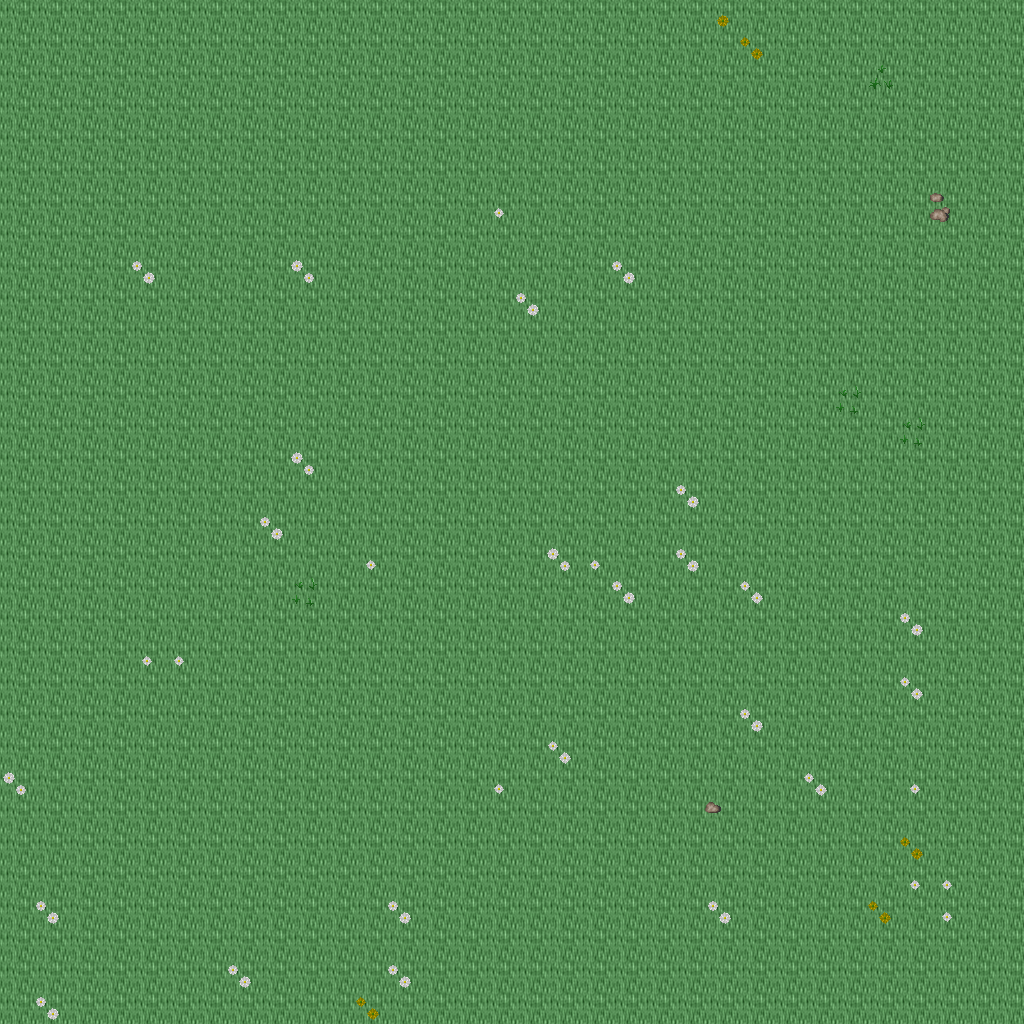

This is a level from a 2D game, rendered from its Tiled map with the project's own tilesets. A one-line summary and the map file follow, with tile-layer data summarised:
An orthogonal 32x32 tile map with 32x32 px tiles, 5 tile layers (Ground, Objects, Objects2, Above, ...), 1 hidden layer not drawn, 35 tilesets.

<map version="1.10" tiledversion="1.11.0" orientation="orthogonal" renderorder="right-down" width="32" height="32" tilewidth="32" tileheight="32" infinite="0" nextlayerid="11" nextobjectid="1">
 <tileset firstgid="1" name="ground_ground" tilewidth="32" tileheight="32" tilecount="33" columns="3">
  <image source="../drawable/ground_ground.png" width="96" height="352" />
 </tileset>
 <tileset firstgid="34" name="ground_ice_ice" tilewidth="32" tileheight="32" tilecount="3" columns="3">
  <image source="../drawable/ground_ice_ice.png" width="96" height="32" />
 </tileset>
 <tileset firstgid="37" name="plant_flower_daisy_white" tilewidth="32" tileheight="32" tilecount="8" columns="2">
  <image source="../drawable/plant_flower_daisy_white.png" width="64" height="128" />
 </tileset>
 <tileset firstgid="45" name="ground_rock_pebbles" tilewidth="32" tileheight="32" tilecount="3" columns="1">
  <image source="../drawable/ground_rock_pebbles.png" width="32" height="96" />
 </tileset>
 <tileset firstgid="48" name="plant_grasses" tilewidth="32" tileheight="32" tilecount="6" columns="3">
  <image source="../drawable/plant_grasses.png" width="96" height="64" />
 </tileset>
 <tileset firstgid="54" name="plant_leaves" tilewidth="32" tileheight="32" tilecount="8" columns="4">
  <image source="../drawable/plant_leaves.png" width="128" height="64" />
 </tileset>
 <tileset firstgid="62" name="ground_grass_edges" tilewidth="32" tileheight="32" tilecount="36" columns="12">
  <image source="../drawable/ground_grass_edges.png" width="384" height="96" />
 </tileset>
 <tileset firstgid="98" name="plant_flower_daisy_yellow" tilewidth="32" tileheight="32" tilecount="8" columns="2">
  <image source="../drawable/plant_flower_daisy_yellow.png" width="64" height="128" />
 </tileset>
 <tileset firstgid="106" name="plant_bush_bushes" tilewidth="32" tileheight="32" tilecount="10" columns="5">
  <image source="../drawable/plant_bush_bushes.png" width="160" height="64" />
 </tileset>
 <tileset firstgid="116" name="plant_stump_stump_brown" tilewidth="32" tileheight="32" tilecount="4" columns="2">
  <image source="../drawable/plant_stump_stump_brown.png" width="64" height="64" />
 </tileset>
 <tileset firstgid="120" name="plant_stump_stump_green" tilewidth="32" tileheight="32" tilecount="4" columns="2">
  <image source="../drawable/plant_stump_stump_green.png" width="64" height="64" />
 </tileset>
 <tileset firstgid="124" name="item_pot_pot_golden" tilewidth="32" tileheight="32" tilecount="4" columns="4">
  <image source="../drawable/item_pot_pot_golden.png" width="128" height="32" />
 </tileset>
 <tileset firstgid="128" name="plant_tree_tree_darkgreen" tilewidth="32" tileheight="32" tilecount="88" columns="8">
  <image source="../drawable/plant_tree_tree_darkgreen.png" width="256" height="352" />
 </tileset>
 <tileset firstgid="216" name="plant_flower_daisy_blue" tilewidth="32" tileheight="32" tilecount="8" columns="2">
  <image source="../drawable/plant_flower_daisy_blue.png" width="64" height="128" />
 </tileset>
 <tileset firstgid="224" name="ground_water_water_bubbles" tilewidth="32" tileheight="32" tilecount="32" columns="8">
  <image source="../drawable/ground_water_water_bubbles.png" width="256" height="128" />
 </tileset>
 <tileset firstgid="256" name="ground_water_pool" tilewidth="32" tileheight="32" tilecount="72" columns="3">
  <image source="../drawable/ground_water_pool.png" width="96" height="768" />
 </tileset>
 <tileset firstgid="328" name="building_castle" tilewidth="32" tileheight="32" tilecount="320" columns="20">
  <image source="../drawable/building_castle.png" width="640" height="512" />
 </tileset>
 <tileset firstgid="648" name="ground_cobbled_paving" tilewidth="32" tileheight="32" tilecount="1" columns="1">
  <image source="../drawable/ground_cobbled_paving.png" width="32" height="32" />
 </tileset>
 <tileset firstgid="649" name="ground_grass_corners" tilewidth="32" tileheight="32" tilecount="24" columns="6">
  <image source="../drawable/ground_grass_corners.png" width="192" height="128" />
 </tileset>
 <tileset firstgid="673" name="building_fence_fence_chunky" tilewidth="32" tileheight="32" tilecount="21" columns="3">
  <image source="../drawable/building_fence_fence_chunky.png" width="96" height="224" />
 </tileset>
 <tileset firstgid="694" name="item_sign_large" tilewidth="32" tileheight="32" tilecount="15" columns="5">
  <image source="../drawable/item_sign_large.png" width="160" height="96" />
 </tileset>
 <tileset firstgid="709" name="building_decoration_fancy_gate" tilewidth="32" tileheight="32" tilecount="12" columns="3">
  <image source="../drawable/building_decoration_fancy_gate.png" width="96" height="128" />
 </tileset>
 <tileset firstgid="721" name="logic_creature_rodent" tilewidth="32" tileheight="32" tilecount="8" columns="8">
  <image source="../drawable/logic_creature_rodent.png" width="256" height="32" />
 </tileset>
 <tileset firstgid="729" name="logic_creature_animal" tilewidth="32" tileheight="32" tilecount="32" columns="8">
  <image source="../drawable/logic_creature_animal.png" width="256" height="128" />
 </tileset>
 <tileset firstgid="761" name="logic_item_mushroom" tilewidth="32" tileheight="32" tilecount="6" columns="6">
  <image source="../drawable/logic_item_mushroom.png" width="192" height="32" />
 </tileset>
 <tileset firstgid="767" name="logic_item_sheepfood" tilewidth="32" tileheight="32" tilecount="1" columns="1">
  <image source="../drawable/logic_item_sheepfood.png" width="32" height="32" />
 </tileset>
 <tileset firstgid="768" name="logic_collision" tilewidth="32" tileheight="32" tilecount="1" columns="1">
  <image source="../drawable/logic_collision.png" width="32" height="32" />
 </tileset>
 <tileset firstgid="769" name="logic_protection" tilewidth="32" tileheight="32" tilecount="2" columns="2">
  <image source="../drawable/logic_protection.png" width="64" height="32" />
 </tileset>
 <tileset firstgid="771" name="ground_green_paving" tilewidth="32" tileheight="32" tilecount="18" columns="3">
  <image source="../drawable/ground_green_paving.png" width="96" height="192" />
 </tileset>
 <tileset firstgid="789" name="item_hen_nest" tilewidth="32" tileheight="32" tilecount="1" columns="1">
  <image source="../drawable/item_hen_nest.png" width="32" height="32" />
 </tileset>
 <tileset firstgid="790" name="logic_item_dairy" tilewidth="32" tileheight="32" tilecount="1" columns="1">
  <image source="../drawable/logic_item_dairy.png" width="32" height="32" />
 </tileset>
 <tileset firstgid="791" name="light_door_light_ew" tilewidth="32" tileheight="32" tilecount="18" columns="6">
  <image source="../drawable/light_door_light_ew.png" width="192" height="96" />
 </tileset>
 <tileset firstgid="809" name="building_barnyard" tilewidth="32" tileheight="32" tilecount="200" columns="8">
  <image source="../drawable/building_barnyard.png" width="256" height="800" />
 </tileset>
 <tileset firstgid="1009" name="logic_creature_reptile" tilewidth="32" tileheight="32" tilecount="7" columns="7">
  <image source="../drawable/logic_creature_reptile.png" width="224" height="32" />
 </tileset>
 <tileset firstgid="1016" name="logic_creature_fowl" tilewidth="32" tileheight="32" tilecount="6" columns="6">
  <image source="../drawable/logic_creature_fowl.png" width="192" height="32" />
 </tileset>
 <layer id="1" name="Ground" width="32" height="32">
  <data>[1024 cells, 1024 non-empty, 1 distinct tile ids]</data>
 </layer>
 <layer id="2" name="Objects" width="32" height="32">
  <data>[1024 cells, 44 non-empty, 10 distinct tile ids]</data>
 </layer>
 <layer id="3" name="Objects2" width="32" height="32">
  <data>[1024 cells, 0 non-empty, 0 distinct tile ids]</data>
 </layer>
 <layer id="4" name="Above" width="32" height="32">
  <data>[1024 cells, 0 non-empty, 0 distinct tile ids]</data>
 </layer>
 <layer id="5" name="Above2" width="32" height="32">
  <data>[1024 cells, 0 non-empty, 0 distinct tile ids]</data>
 </layer>
 <layer id="6" name="Walkable" width="32" height="32" visible="0">
  <data>[1024 cells, 0 non-empty, 0 distinct tile ids]</data>
 </layer>
 <objectgroup id="7" name="Mapevents" />
 <objectgroup id="8" name="Spawn" />
 <objectgroup id="9" name="Keys" />
 <objectgroup id="10" name="Replace" />
</map>
